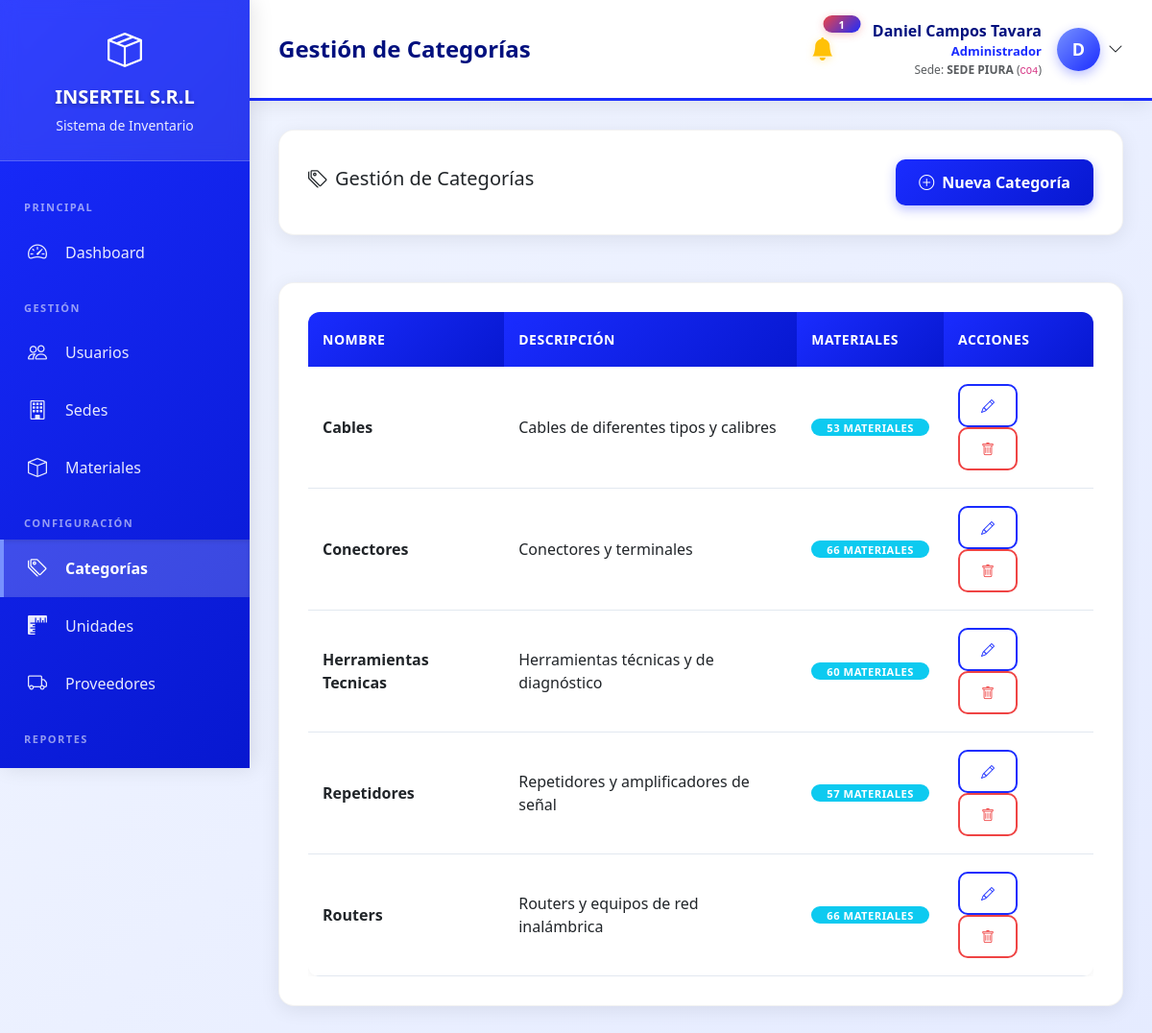
The page /views/admin/categorias.php (signed in) on the database its author committed.
### tables this page shows
CREATE TABLE `configuracion_sistema` (
  `id` int(11) NOT NULL,
  `clave` varchar(100) NOT NULL,
  `valor` text DEFAULT NULL,
  `descripcion` varchar(255) DEFAULT NULL,
  `tipo` enum('texto','numero','boolean','json') DEFAULT 'texto',
  `categoria` varchar(50) DEFAULT 'general',
  `updated_at` timestamp NOT NULL DEFAULT current_timestamp() ON UPDATE current_timestamp()
);

CREATE TABLE `categorias_materiales` (
  `id` int(11) NOT NULL,
  `nombre` varchar(100) NOT NULL,
  `descripcion` text DEFAULT NULL,
  `created_at` timestamp NOT NULL DEFAULT current_timestamp()
);

### config/functions.php (called while the page is built, shortened)
<?php
function obtenerNombreEmpresa()
{
    static $nombre_empresa = null;
    if ($nombre_empresa === null) {
        try {
            $database = new Database();
            $db = $database->getConnection();
            $stmt = $db->prepare("SELECT valor FROM configuracion_sistema WHERE clave = 'empresa_nombre' LIMIT 1");
            $stmt->execute();
            $result = $stmt->fetch(PDO::FETCH_ASSOC);
            $nombre_empresa = $result['valor'] ?? 'INSERTEL S.R.L.';
        } catch (Exception $e) {
            $nombre_empresa = 'INSERTEL S.R.L.';
        }
    }
    return $nombre_empresa;
}
function tieneRol($rol_id)
{
    return isset($_SESSION['rol_id']) && (int)$_SESSION['rol_id'] === (int)$rol_id;
}

### views/admin/categorias.php (the view, shortened to what this page needs)
<?php
require_once '../../config/functions.php';
$database = new Database();
$db = $database->getConnection();
$query = "SELECT c.*, COUNT(m.id) AS total_materiales
          FROM categorias_materiales c
          LEFT JOIN materiales m ON c.id = m.categoria_id
          GROUP BY c.id
          ORDER BY c.nombre";
$stmt = $db->query($query);
$categorias = $stmt->fetchAll(PDO::FETCH_ASSOC);
$page_title = 'Gestión de Categorías';
include '../layouts/header.php';
?>
<div class="row mb-4">
    <div class="col-12">
        <div class="content-card d-flex justify-content-between align-items-center">
            <h5><i class="bi bi-tags me-2"></i>Gestión de Categorías</h5>
            <button type="button" class="btn btn-primary" data-bs-toggle="modal" data-bs-target="#modalNuevaCategoria">
                <i class="bi bi-plus-circle me-1"></i> Nueva Categoría
            </button>
        </div>
    </div>
</div>
<div class="row">
    <div class="col-12">
        <div class="content-card">
            <div class="table-responsive">
                <table class="table table-hover">
                    <thead>
                        <tr>
                            <th>Nombre</th>
                            <th>Descripción</th>
                            <th>Materiales</th>
                            <th>Acciones</th>
                        </tr>
                    </thead>
                    <tbody>
                        <?php if (empty($categorias)): ?>
                            <tr>
                                <td colspan="4" class="text-center text-muted py-4">No hay categorías registradas</td>
                            </tr>
                        <?php else: ?>
                            <?php foreach ($categorias as $cat): ?>
                                <tr>
                                    <td><strong><?php echo $cat['nombre']; ?></strong></td>
                                    <td><?php echo $cat['descripcion'] ?? '-'; ?></td>
                                    <td><span class="badge bg-info"><?php echo $cat['total_materiales']; ?> materiales</span></td>
                                    <td>
                                        <button type="button" class="btn btn-sm btn-outline-primary me-1" data-bs-toggle="modal" data-bs-target="#modalEditarCategoria" onclick="cargarCategoria(<?php echo htmlspecialchars(json_encode($cat)); ?>)">
                                            <i class="bi bi-pencil"></i>
                                        </button>
                                        <button type="button" class="btn btn-sm btn-outline-danger" onclick="confirmarEliminar(<?php echo $cat['id']; ?>, '<?php echo addslashes($cat['nombre']); ?>')">
                                            <i class="bi bi-trash"></i>
                                        </button>
                                    </td>
                                </tr>
                            <?php endforeach; ?>
                        <?php endif; ?>
                    </tbody>
                </table>
            </div>
        </div>
    </div>
</div>
<?php include '../layouts/footer.php'; ?>

### views/layouts/header.php (shortened to what this page needs)
<?php
$nombre_empresa = obtenerNombreEmpresa();
?>
<!DOCTYPE html>
<html lang="es">
<head>
    <link href="https://cdn.jsdelivr.net/npm/bootstrap@5.3.0/dist/css/bootstrap.min.css" rel="stylesheet">
    <link rel="stylesheet" href="https://cdn.jsdelivr.net/npm/bootstrap-icons@1.11.0/font/bootstrap-icons.css">
</head>
<body>
    <div class="sidebar">
        <div class="sidebar-header">
            <i class="bi bi-box-seam" style="font-size: 36px;"></i>
            <h4><?php echo $nombre_empresa; ?></h4>
            <small>Sistema de Inventario</small>
        </div>
        <div class="sidebar-menu">
            <?php
            if (tieneRol(ROL_SUPERADMIN)) {
                include 'menu_superadmin.php';
            } elseif (tieneRol(ROL_ADMINISTRADOR)) {
                include 'menu_admin.php';
            } elseif (tieneRol(ROL_JEFE_ALMACEN)) {
                include 'menu_jefe.php';
            } elseif (tieneRol(ROL_ASISTENTE_ALMACEN)) {
                include 'menu_asistente.php';
            } elseif (tieneRol(ROL_TECNICO)) {
                include 'menu_tecnico.php';
            }
            ?>
        </div>
    </div>
    <div class="main-content">
        <div class="topbar">
            <h5><?php echo $page_title ?? 'Dashboard'; ?></h5>
            <div class="user-info">
                <?php include __DIR__ . '/../../components/alertas_stock.php'; ?>
                <div class="dropdown">
                    <div class="d-flex align-items-center cursor-pointer" data-bs-toggle="dropdown" aria-expanded="false">
                        <div class="user-details me-3">
                            <div class="user-name"><?php echo $_SESSION['nombre_completo']; ?></div>
                            <div class="user-role"><?php echo $_SESSION['rol_nombre']; ?></div>
                            <?php if (!tieneRol(ROL_SUPERADMIN) && isset($_SESSION['sede_nombre'])): ?>
                                <div class="text-muted" style="font-size: 12px;">
                                    Sede: <strong><?php echo $_SESSION['sede_nombre']; ?></strong>
                                    <?php if (!empty($_SESSION['sede_codigo'])): ?>
                                        (<code><?php echo $_SESSION['sede_codigo']; ?></code>)
                                    <?php endif; ?>
                                </div>
                            <?php endif; ?>
                        </div>
                        <div class="user-avatar">
                            <?php echo strtoupper(substr($_SESSION['nombre_completo'], 0, 1)); ?>
                        </div>
                        <i class="bi bi-chevron-down ms-2"></i>
                    </div>
                </div>
            </div>
        </div>
        <div class="content-area">

### components/alertas_stock.php (style rules this page uses)
.badge { font-size: 0.7rem; min-width: 18px; height: 18px; display: flex; align-items: center; justify-content: center; }

### rows shown on the page
configuracion_sistema: valor "INSERTEL S.R.L"
categorias_materiales: nombre "Cables", descripcion "Cables de diferentes tipos y calibres", total_materiales "53"
categorias_materiales: nombre "Conectores", descripcion "Conectores y terminales", total_materiales "66"
categorias_materiales: nombre "Herramientas Tecnicas", descripcion "Herramientas técnicas y de diagnóstico", total_materiales "60"
categorias_materiales: nombre "Repetidores", descripcion "Repetidores y amplificadores de señal", total_materiales "57"
categorias_materiales: nombre "Routers", descripcion "Routers y equipos de red inalámbrica", total_materiales "66"

### other values the page prints
$page_title "Gestión de Categorías"
$total_alertas "1"
$_SESSION['nombre_completo'] "Daniel Campos Tavara"
$_SESSION['rol_nombre'] "Administrador"
$_SESSION['sede_nombre'] "SEDE PIURA"
$_SESSION['sede_codigo'] "CO4"
substr($_SESSION['nombre_completo'], 0, 1) "D"
